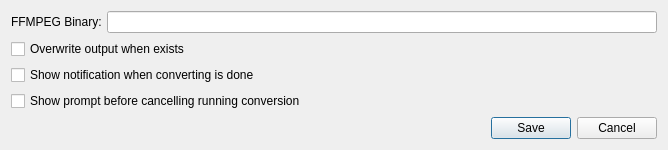
<?xml version="1.0" encoding="UTF-8"?>
<ui version="4.0">
 <class>PreferencesDialog</class>
 <widget class="QDialog" name="PreferencesDialog">
  <property name="geometry">
   <rect>
    <x>0</x>
    <y>0</y>
    <width>668</width>
    <height>144</height>
   </rect>
  </property>
  <property name="windowTitle">
   <string>Preferences</string>
  </property>
  <property name="windowIcon">
   <iconset resource="../../resources.qrc">
    <normaloff>:/icons/simpleconvert</normaloff>:/icons/simpleconvert</iconset>
  </property>
  <layout class="QVBoxLayout" name="verticalLayout">
   <item>
    <layout class="QHBoxLayout" name="horizontalLayout">
     <property name="spacing">
      <number>5</number>
     </property>
     <item>
      <widget class="QLabel" name="lblFFmpegBinary">
       <property name="text">
        <string>FFMPEG Binary:</string>
       </property>
      </widget>
     </item>
     <item>
      <widget class="QLineEdit" name="editFFmpegBinary"/>
     </item>
    </layout>
   </item>
   <item>
    <widget class="QCheckBox" name="cbOverwriteOutput">
     <property name="text">
      <string>Overwrite output when exists</string>
     </property>
    </widget>
   </item>
   <item>
    <widget class="QCheckBox" name="cbShowNotificationConverted">
     <property name="text">
      <string>Show notification when converting is done</string>
     </property>
    </widget>
   </item>
   <item>
    <widget class="QCheckBox" name="cbShowPromptCancellation">
     <property name="text">
      <string>Show prompt before cancelling running conversion</string>
     </property>
    </widget>
   </item>
   <item>
    <widget class="QDialogButtonBox" name="buttonBox">
     <property name="standardButtons">
      <set>QDialogButtonBox::Cancel|QDialogButtonBox::Save</set>
     </property>
    </widget>
   </item>
  </layout>
 </widget>
 <resources>
  <include location="../../resources.qrc"/>
 </resources>
 <connections/>
</ui>
